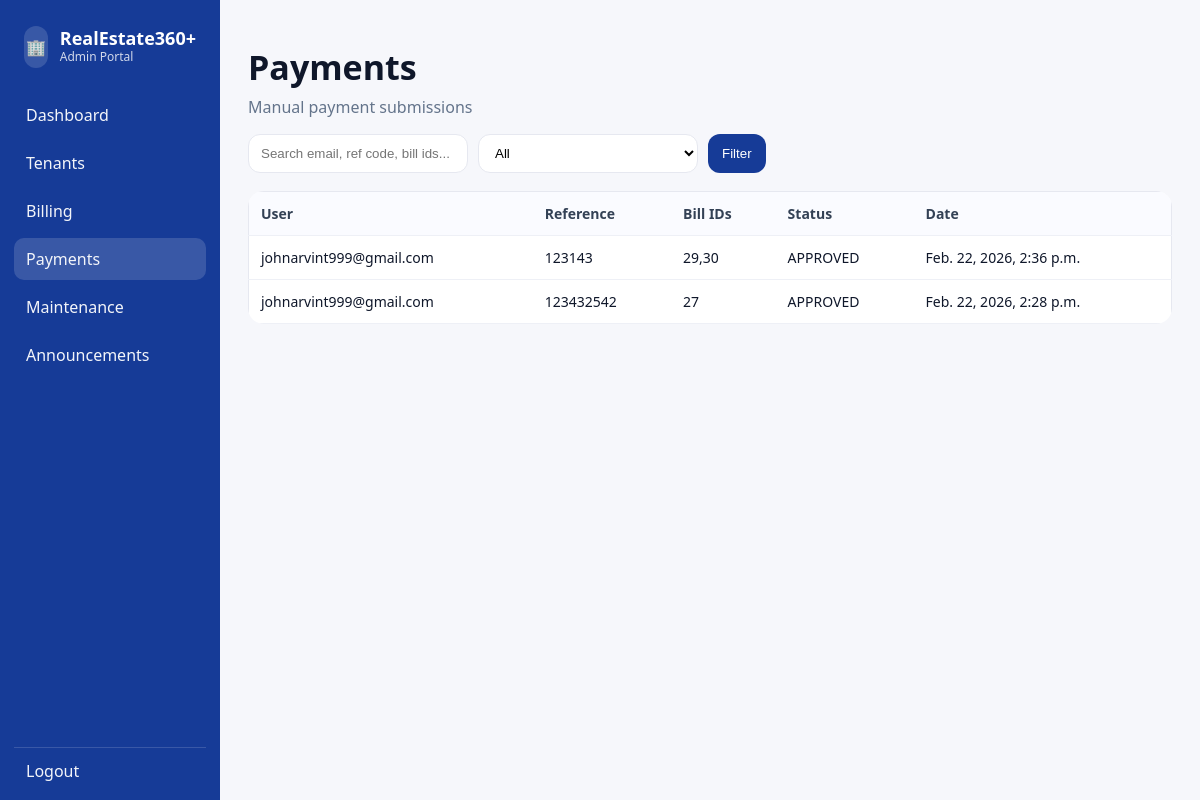
/admin-portal/payments/ (signed in), run on the app's committed database.
### payments/models.py (models this page shows, shortened)
class ManualPayment(models.Model):
    STATUS_CHOICES = [
        ("PENDING", "PENDING"),
        ("APPROVED", "APPROVED"),
        ("REJECTED", "REJECTED"),
    ]
    user = models.ForeignKey(settings.AUTH_USER_MODEL, on_delete=models.CASCADE)
    reference_code = models.CharField(max_length=80)
    bill_ids = models.CharField(max_length=255, default="")
    status = models.CharField(max_length=10, choices=STATUS_CHOICES, default="PENDING")
    created_at = models.DateTimeField(auto_now_add=True)

### accounts/models.py (models this page shows)
class User(AbstractUser):
    class Role(models.TextChoices):
        ADMIN = "ADMIN", "Admin"
        TENANT = "TENANT", "Tenant"
    role = models.CharField(max_length=10, choices=Role.choices, default=Role.TENANT)
    email = models.EmailField(unique=True)
    username = models.CharField(max_length=150, unique=True)  # keep for Django admin
    REQUIRED_FIELDS = ["username"]
    USERNAME_FIELD = "email"

### accounts/admin_portal_views.py (the view)
# urls.py: path("payments/", admin_payments, name="admin_payments"),
@admin_required
def admin_payments(request):
    q = request.GET.get("q", "").strip()
    status = request.GET.get("status", "").strip()
    payments = ManualPayment.objects.select_related("user")
    if status in ("PENDING", "APPROVED", "REJECTED"):
        payments = payments.filter(status=status)
    if q:
        payments = payments.filter(
            Q(user__email__icontains=q) |
            Q(reference_code__icontains=q) |
            Q(bill_ids__icontains=q)
        )
    payments = payments.order_by("-created_at")[:500]
    return render(request, "admin_portal/payments.html", {"payments": payments, "q": q, "status": status})

### templates/admin_portal/payments.html (shortened to what this page needs)
{% extends "admin_portal/base.html" %}
{% block content %}
  <div class="page-header">
    <h1>Payments</h1>
    <p class="muted">Manual payment submissions</p>
  </div>
  <form class="toolbar" method="get">
    <input class="input" name="q" value="{{ q }}" placeholder="Search email, ref code, bill ids..." />
    <select class="input" name="status">
      <option value="">All</option>
    </select>
    <button class="btn" type="submit">Filter</button>
  </form>
  <div class="table-wrap">
    <table class="table">
      <thead>
        <tr>
          <th>User</th>
          <th>Reference</th>
          <th>Bill IDs</th>
          <th>Status</th>
          <th>Date</th>
        </tr>
      </thead>
      <tbody>
        {% for p in payments %}
          <tr>
            <td>{{ p.user.email }}</td>
            <td>{{ p.reference_code }}</td>
            <td>{{ p.bill_ids }}</td>
            <td>{{ p.status }}</td>
            <td>{{ p.created_at }}</td>
          </tr>
        {% empty %}
          <tr><td colspan="5" class="muted">No payments found.</td></tr>
        {% endfor %}
      </tbody>
    </table>
  </div>
{% endblock %}

### static/admin_portal/css/admin.css (style rules this page uses)
* { box-sizing: border-box; }
body { margin: 0; font-family: system-ui, Arial, sans-serif; background: #f6f7fb; color: #0f172a; }
.page-header h1 { margin: 0; font-size: 34px; }
.muted { color: #64748b; margin-top: 6px; }
.toolbar { display:flex; gap:10px; margin: 14px 0 18px; }
.input { background:#fff; border:1px solid #e6e8f0; border-radius:12px; padding:10px 12px; min-width: 220px; }
.btn { border:0; background:#163b97; color:#fff; border-radius:12px; padding:10px 14px; cursor:pointer; }
.table-wrap { overflow:auto; border-radius:16px; }
.table { width:100%; border-collapse: collapse; background:#fff; border:1px solid #e6e8f0; }
.table th, .table td { padding: 12px 12px; border-bottom: 1px solid #eef0f6; text-align:left; font-size: 14px; }
.table th { color:#334155; background:#fafbff; font-weight:700; }

### data on the page
ManualPayment: user.email "johnarvint999@gmail.com", reference_code "123143", bill_ids "29,30", status "APPROVED", created_at "Feb. 22, 2026, 2:36 p.m."
ManualPayment: user.email "johnarvint999@gmail.com", reference_code "123432542", bill_ids "27", status "APPROVED", created_at "Feb. 22, 2026, 2:28 p.m."
